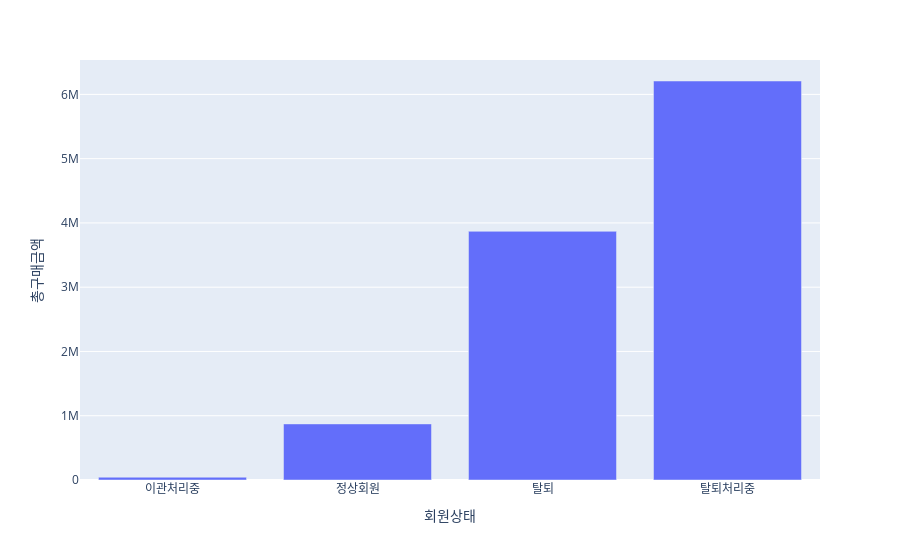

Source (notebook cell):
### Code cell
# 16. 전체 고객의 '회원상태'의 각 비율을 계산하고, 회원 상태에 따른 '총구매금액'의 평균을 시각화 하시오.

df3['회원상태'].value_counts() / len(df3)
p1 = df3.pivot_table(index = '회원상태', values = '총구매금액', aggfunc = 'mean').reset_index()
px.bar(p1, x = '회원상태', y = '총구매금액')

### Figure 1 — Plotly figure (JSON) as saved in the notebook; plotly's stock layout.template omitted (floating-point values rounded to 4 significant figures)
{"data": [{"alignmentgroup": "True", "hovertemplate": "회원상태=%{x}<br>총구매금액=%{y}<extra></extra>", "legendgroup": "", "marker": {"color": "#636efa", "pattern": {"shape": ""}}, "name": "", "offsetgroup": "", "orientation": "v", "showlegend": false, "textposition": "auto", "type": "bar", "x": ["이관처리중", "정상회원", "탈퇴", "탈퇴처리중"], "xaxis": "x", "y": [43050, 872600.0, 3869000.0, 6208000.0], "yaxis": "y"}], "layout": {"barmode": "relative", "legend": {"tracegroupgap": 0}, "margin": {"t": 60}, "xaxis": {"anchor": "y", "domain": [0, 1], "title": {"text": "회원상태"}}, "yaxis": {"anchor": "x", "domain": [0, 1], "title": {"text": "총구매금액"}}}}
